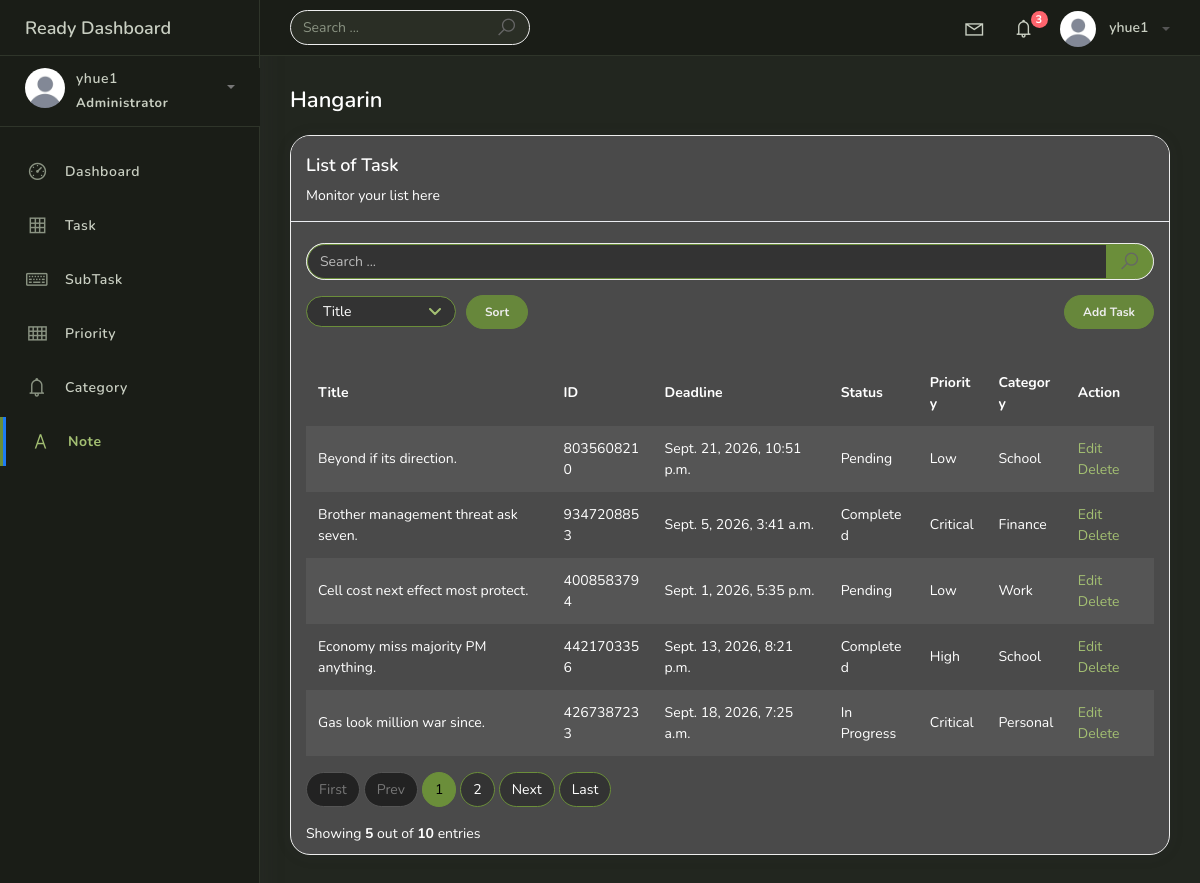
/task_list (signed in), run on the app's committed database.
### hangarinapp/models.py (models this page shows, shortened)
class BaseModel(models.Model):
    created_at = models.DateTimeField(auto_now_add=True, db_index=True)
    updated_at = models.DateTimeField(auto_now_add=True)
    class Meta:
        abstract = True

class Task(BaseModel):
    id = models.CharField(max_length=20, primary_key=True)
    title = models.CharField(max_length=150)
    description = models.TextField()
    deadline = models.DateTimeField()
    status = models.CharField(max_length=60, choices=[('Pending', 'Pending'),
                             ('In Progress','In Progress'),
                             ('Completed','Completed')], default='pending')
    category = models.ForeignKey(Category, on_delete=models.CASCADE)
    priority = models.ForeignKey(Priority, on_delete=models.CASCADE)

class Priority(BaseModel):
     id = models.CharField(max_length=20, primary_key=True)
     name = models.CharField(max_length=150)
     class Meta:
          verbose_name = 'Priority'
          verbose_name_plural = 'Priorities'

class Category(BaseModel):
    id = models.CharField(max_length=20, primary_key=True)
    name = models.CharField(max_length=150)
    class Meta:
              verbose_name = 'Category'
              verbose_name_plural = 'Categories'

### hangarinapp/views.py (the view, shortened to what this page needs)
# urls.py: path('task_list', TaskList.as_view(), name='task-list' ),
class TaskList(LoginRequiredMixin, ListView):
    model = Task
    context_object_name = 'Task'
    template_name = 'task_list.html'
    paginate_by = 5
    def get_ordering(self):
        allowed = ['title', 'priority__id','category__id']
        sort_by = self.request.GET.get("sort_by")
        if sort_by in allowed:
            return sort_by
        return 'title'
    def get_queryset(self):
        qs = super().get_queryset()
        query = self.request.GET.get('q')
        return qs

### templates/task_list.html (shortened to what this page needs)
{% extends 'base.html' %}
{% load static %}
{% block content %}
<div class="content">
    <div class="container-fluid">
        <h4 class="page-title">Hangarin</h4>
        <div class="row">
            <div class="col-md-12">
                <div class="card">
                    <div class="card-header">
                        <div class="card-title">List of Task</div>
                        <div class="card-category">Monitor your list here</div>
                    </div>
                    <br />
                    <div class="search-row">
                        <form class="navbar-form nav-search" action="">
                            <div class="input-group">
                                <input type="text" placeholder="Search ..." class="form-control" name="q" />
                                <div class="input-group-append">
                                    <button type="submit" class="input-group-text">
                                        <i class="la la-search search-icon"></i>
                                    </button>
                                </div>
                            </div>
                        </form>
                    </div>
                    <div class="action-row">
                        <form method="get" class="sort-form">
                            <select class="form-control form-control-sm" id="smallSelect" name="sort_by">
                                <option value="title" {% if request.GET.sort_by == "title" %}selected{% endif %}>Title</option>
                            </select>
                            <button type="submit" class="btn btn-primary btn-sm btn-rounded">Sort</button>
                        </form>
                        <a href="{% url 'task-add' %}" class="btn btn-success btn-sm btn-rounded add-task">Add Task</a>
                    </div>
                    <div class="card-body">
                        <div class="table-responsive">
                            <table class="table table-striped mt-3 task-table">
                                <thead>
                                    <tr>
                                        <th scope="col">Title</th>
                                        <th scope="col">ID</th>
                                        <th scope="col">Deadline</th>
                                        <th scope="col">Status</th>
                                        <th scope="col">Priority</th>
                                        <th scope="col">Category</th>
                                        <th scope="col">Action</th>
                                    </tr>
                                </thead>
                                <tbody>
                                    {% for object in object_list %}
                                    <tr>
                                        <td data-label="Title">{{ object.title }}</td>
                                        <td data-label="ID">{{ object.id }}</td>
                                        <td data-label="Deadline">{{ object.deadline }}</td>
                                        <td data-label="Status">{{ object.status }}</td>
                                        <td data-label="Priority">{{ object.priority.name }}</td>
                                        <td data-label="Category">{{ object.category.name }}</td>
                                        <td data-label="Action">
                                            <span>
                                                <a href="task_list/{{ object.id }}">Edit</a>
                                                <a href="task_list/{{ object.id }}/delete" class="text_danger">Delete</a>
                                            </span>
                                        </td>
                                    </tr>
                                    {% empty %}
                                    <tr>
                                        <td colspan="7" style="text-align: center">
                                            <p class="text-sm font-weight-bold mb-0">No Records Found</p>
                                        </td>
                                    </tr>
                                    {% endfor %}
                                </tbody>
                            </table>
                        </div>
                        {% include 'includes/pagination.html' %}
                    </div>
                </div>
            </div>
        </div>
    </div>
</div>
{% endblock %}

### templates/base.html (shortened to what this page needs)
{% load static socialaccount %}
{% load pwa %}
<!DOCTYPE html>
<html>
<head>
	<link rel="stylesheet" href="{% static 'css/bootstrap.min.css' %}">
	<link rel="stylesheet" href="{% static 'css/ready.css' %}">
	<link rel="stylesheet" href="{% static 'css/demo.css' %}">
</head>
<body>
	<div class="wrapper">
		<div class="main-header">
			<div class="logo-header">
				<a href="index.html" class="logo">
					Ready Dashboard
				</a>
			</div>
			<nav class="navbar navbar-header navbar-expand-lg">
				<div class="container-fluid">
					<form class="navbar-left navbar-form nav-search mr-md-3" action="">
						<div class="input-group">
							<input type="text" placeholder="Search ..." class="form-control">
							<div class="input-group-append">
								<span class="input-group-text">
									<i class="la la-search search-icon"></i>
								</span>
							</div>
						</div>
					</form>
					<ul class="navbar-nav topbar-nav ml-md-auto align-items-center">
						<li class="nav-item dropdown hidden-caret">
							<a class="nav-link dropdown-toggle" href="#" id="navbarDropdown" role="button"
								data-toggle="dropdown" aria-haspopup="true" aria-expanded="false">
								<i class="la la-envelope"></i>
							</a>
						</li>
						<li class="nav-item dropdown hidden-caret">
							<a class="nav-link dropdown-toggle" href="#" id="navbarDropdown2" role="button"
								data-toggle="dropdown" aria-haspopup="true" aria-expanded="false">
								<i class="la la-bell"></i>
								<span class="notification">3</span>
							</a>
						</li>
						<li class="nav-item dropdown">
							<a class="dropdown-toggle profile-pic" data-toggle="dropdown" href="#" aria-expanded="false">
								{% with account=user.socialaccount_set.first %}
									{% if account and account.get_avatar_url %}
										<img src="{{ account.get_avatar_url }}" alt="user-img" width="36" class="img-circle">
									{% else %}
										<img src="{% static 'img/profileicon.jpg' %}" alt="user-img" width="36" class="img-circle">
									{% endif %}
								{% endwith %}
								<span>{{ user.first_name|default:user.username }}</span>
							</a>
						</li>
					</ul>
				</div>
			</nav>
		</div>
		<div class="sidebar">
			<div class="scrollbar-inner sidebar-wrapper">
				<div class="user">
					<div class="photo">
						{% with account=user.socialaccount_set.first %}
							{% if account and account.get_avatar_url %}
								<img src="{{ account.get_avatar_url }}">
							{% else %}
								<img src="{% static 'img/profileicon.jpg' %}">
							{% endif %}
						{% endwith %}
					</div>
					<div class="info">
						<a class="" data-toggle="collapse" href="#collapseExample" aria-expanded="true">
							<span>
								{{ user.first_name|default:user.username }}
								<span class="user-level">Administrator</span>
								<span class="caret"></span>
							</span>
						</a>
					</div>
				</div>
				<ul class="nav">
					<li class="nav-item">
						<a href="{% url 'home' %}">
							<i class="la la-dashboard"></i>
							<p>Dashboard</p>
						</a>
					</li>
					<li class="nav-item">
						<a href="{% url 'task-list' %}">
							<i class="la la-table"></i>
							<p>Task</p>
						</a>
					</li>
					<li class="nav-item">
						<a href="{% url 'subtask-list' %}">
							<i class="la la-keyboard-o"></i>
							<p>SubTask</p>
						</a>
					</li>
					<li class="nav-item">
						<a href="{% url 'priority-list' %}">
							<i class="la la-th"></i>
							<p>Priority</p>
						</a>
					</li>
					<li class="nav-item">
						<a href="{% url 'category-list' %}">
							<i class="la la-bell"></i>
							<p>Category</p>
						</a>
					</li>
					<li class="nav-item active">
						<a href="{% url 'note-list' %}">
							<i class="la la-font"></i>
							<p>Note</p>
						</a>
					</li>
				</ul>
			</div>
		</div>
		<div class="main-panel">
			{% block content %}
			{% endblock %}
		</div>
	</div>
</body>
</html>

### templates/base.html (style rules this page uses)
body, .main-panel, .main-panel>.content { background-color: #22261f !important; }
.page-title { color: #fff !important; }
.sidebar, .sidebar .user { background-color: #1a1d17 !important; border-color: #2f352a !important; }
.sidebar .nav>.nav-item a, .sidebar .nav>.nav-item a p, .sidebar .user .info a, .sidebar .user .info span { color: #c9cfc2 !important; }
.sidebar .nav>.nav-item a i { color: #8a9382 !important; }
.sidebar .nav>.nav-item.active>a, .sidebar .nav>.nav-item.active>a p, .sidebar .nav>.nav-item.active>a i { color: #A3BF72 !important; }
.sidebar .nav>.nav-item.active { border-left: 3px solid #6B8E3A !important; }
.sidebar .nav>.nav-item.active>a { border-left-color: #6B8E3A !important; }
.main-header, .main-header .logo-header, .navbar-header { background-color: #1a1d17 !important; border-color: #2f352a !important; }
.main-header .logo-header .logo, .navbar-header .nav-link, .navbar-header .dropdown-toggle { color: #c9cfc2 !important; }
.navbar-header .profile-pic span { color: #c9cfc2 !important; }
.navbar-header .nav-search .input-group { background-color: #2a2e25 !important; border-radius: 25px !important; overflow: hidden; }
.navbar-header .nav-search .form-control { background: transparent !important; border: none !important; box-shadow: none !important; color: #fff !important; }
.navbar-header .nav-search .form-control::placeholder { color: #8a9382; }
.navbar-header .nav-search .input-group-text { background: transparent !important; border: none !important; color: #c9cfc2 !important; }

### templates/task_list.html (style rules this page uses)
.card { animation: slideUp 0.6s ease-out; background-color: #4a4a4a !important; border-radius: 20px !important; overflow: hidden; color: #fff !important; }
.card-header { background-color: #4a4a4a !important; }
.card-title, .card-category, .card-body, .table, .table th, .table td, .col-form-label { color: #fff !important; }
.table-striped tbody tr:nth-of-type(odd) { background-color: rgba(255, 255, 255, 0.06) !important; }
td a { color: #A3BF72; }
.card .form-control { background-color: #333 !important; color: #fff !important; border: 1px solid #6B8E3A !important; border-radius: 20px 0 0 20px !important; }
.card .form-control::placeholder { color: #bbb; }
.card .input-group-text { background-color: #6B8E3A !important; color: #000 !important; border: 1px solid #6B8E3A !important; border-radius: 0 20px 20px 0 !important; }
.card select.form-control { border-radius: 20px !important; height: 34px; padding: 0 2.2rem 0 1rem; cursor: pointer; -webkit-appearance: none; -moz-appearance: none; appearance: none; background-repeat: no-repeat; background-position: right 14px center; background-size: 12px 8px; }
.card select.form-control option { background-color: #333; color: #fff; }
.btn-success, .btn-primary { background-color: #6B8E3A !important; border-color: #6B8E3A !important; color: white !important; font-weight: bold; }
.card button.input-group-text { cursor: pointer; }
body, .main-panel, .main-panel > .content { background-color: #22261f !important; }
.page-title { color: #fff !important; }
.search-row { padding: 0 15px; }
.search-row .input-group { width: 100%; }
.action-row { display: flex; align-items: center; flex-wrap: nowrap; justify-content: space-between; gap: 10px; margin-top: 15px; padding: 0 15px; }
.action-row .sort-form { display: flex; align-items: center; gap: 10px; margin: 0; flex: 1 1 auto; min-width: 0; }
.action-row select.form-control { width: auto; min-width: 0; flex: 1 1 auto; max-width: 150px; }
.action-row .btn { height: 34px; padding: 0 18px; display: inline-flex; align-items: center; justify-content: center; white-space: nowrap; flex-shrink: 0; }
.action-row .add-task { margin-left: auto; width: auto; }
.task-table th, .task-table td { word-break: break-word; vertical-align: middle; }

### data on the page
Task: title "Beyond if its direction.", id "8035608210", deadline "Sept. 21, 2026, 10:51 p.m.", status "Pending", priority.name "Low", category.name "School"
Task: title "Brother management threat ask seven.", id "9347208853", deadline "Sept. 5, 2026, 3:41 a.m.", status "Completed", priority.name "Critical", category.name "Finance"
Task: title "Cell cost next effect most protect.", id "4008583794", deadline "Sept. 1, 2026, 5:35 p.m.", status "Pending", priority.name "Low", category.name "Work"
Task: title "Economy miss majority PM anything.", id "4421703356", deadline "Sept. 13, 2026, 8:21 p.m.", status "Completed", priority.name "High", category.name "School"
Task: title "Gas look million war since.", id "4267387233", deadline "Sept. 18, 2026, 7:25 a.m.", status "In Progress", priority.name "Critical", category.name "Personal"

### other printed values
{{ user.first_name|default:user.username }} "yhue1"
{{ page_num }} "1"
{{ page_num }} "2"
{{ object_list.count }} "5"
{{ paginator.count }} "10"
